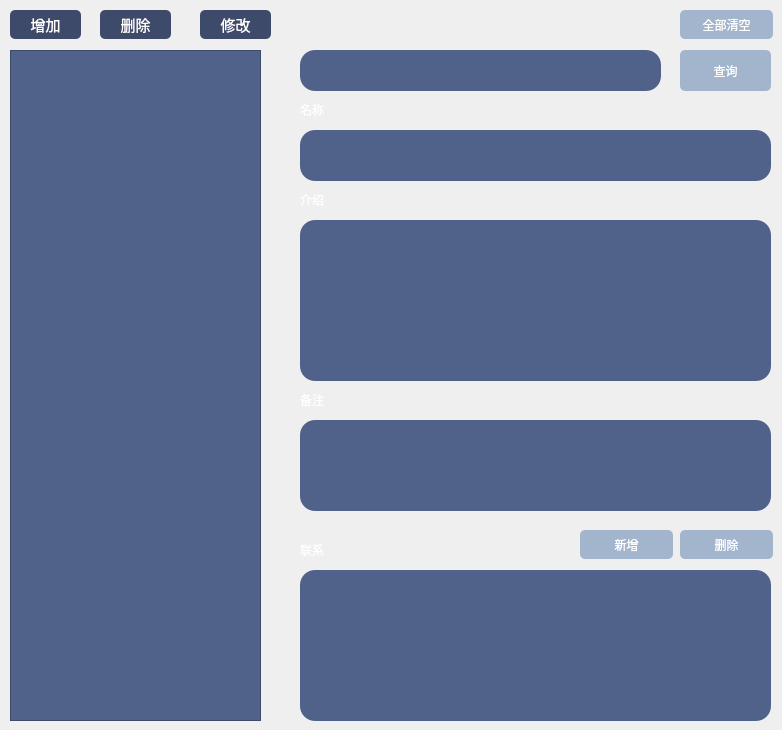
    <widget class="QWidget" name="party">
     <attribute name="title">
      <string>组织</string>
     </attribute>
     <widget class="QListView" name="listView_party">
      <property name="geometry">
       <rect>
        <x>10</x>
        <y>50</y>
        <width>251</width>
        <height>671</height>
       </rect>
      </property>
      <property name="styleSheet">
       <string notr="true">alternate-background-color: rgb(162, 181, 205);
border-color: rgb(14, 166, 248);
background-color: rgb(80, 97, 138);
color: rgb(255, 255, 255);</string>
      </property>
     </widget>
     <widget class="QLineEdit" name="partyName">
      <property name="geometry">
       <rect>
        <x>300</x>
        <y>130</y>
        <width>471</width>
        <height>51</height>
       </rect>
      </property>
      <property name="styleSheet">
       <string notr="true">background-color: rgb(80, 97, 138);
border-radius:15px;
color: rgb(255, 255, 255);
</string>
      </property>
     </widget>
     <widget class="QPushButton" name="btnAddParty">
      <property name="geometry">
       <rect>
        <x>10</x>
        <y>10</y>
        <width>71</width>
        <height>29</height>
       </rect>
      </property>
      <property name="font">
       <font>
        <pointsize>11</pointsize>
        <bold>false</bold>
       </font>
      </property>
      <property name="styleSheet">
       <string notr="true">background-color: rgb(61, 74, 106);
color: rgb(255, 255, 255);
border: 0px;
border-radius:5px;</string>
      </property>
      <property name="text">
       <string>增加</string>
      </property>
     </widget>
     <widget class="QPushButton" name="btnDeleteParty">
      <property name="geometry">
       <rect>
        <x>100</x>
        <y>10</y>
        <width>71</width>
        <height>29</height>
       </rect>
      </property>
      <property name="font">
       <font>
        <pointsize>11</pointsize>
       </font>
      </property>
      <property name="styleSheet">
       <string notr="true">background-color: rgb(61, 74, 106);
color: rgb(255, 255, 255);
border: 0px;
border-radius:5px;</string>
      </property>
      <property name="text">
       <string>删除</string>
      </property>
     </widget>
     <widget class="QPushButton" name="btnUpdateParty">
      <property name="geometry">
       <rect>
        <x>200</x>
        <y>10</y>
        <width>71</width>
        <height>29</height>
       </rect>
      </property>
      <property name="font">
       <font>
        <pointsize>11</pointsize>
       </font>
      </property>
      <property name="styleSheet">
       <string notr="true">background-color: rgb(61, 74, 106);
color: rgb(255, 255, 255);
border: 0px;
border-radius:5px;</string>
      </property>
      <property name="text">
       <string>修改</string>
      </property>
     </widget>
     <widget class="QPushButton" name="btnDeletePartyTable">
      <property name="geometry">
       <rect>
        <x>680</x>
        <y>10</y>
        <width>93</width>
        <height>29</height>
       </rect>
      </property>
      <property name="styleSheet">
       <string notr="true">background-color: rgb(162, 181, 205);
color: rgb(255, 255, 255);
border: 0px;
border-radius:5px;</string>
      </property>
      <property name="text">
       <string>全部清空</string>
      </property>
     </widget>
     <widget class="QLineEdit" name="queryPartyInput">
      <property name="geometry">
       <rect>
        <x>300</x>
        <y>50</y>
        <width>361</width>
        <height>41</height>
       </rect>
      </property>
      <property name="styleSheet">
       <string notr="true">background-color: rgb(80, 97, 138);
border-radius:15px;
color: rgb(255, 255, 255);</string>
      </property>
     </widget>
     <widget class="QPushButton" name="btnQueryParty">
      <property name="geometry">
       <rect>
        <x>680</x>
        <y>50</y>
        <width>91</width>
        <height>41</height>
       </rect>
      </property>
      <property name="styleSheet">
       <string notr="true">background-color: rgb(162, 181, 205);
color: rgb(255, 255, 255);
border: 0px groove gary;
border-radius:5px;
selection-background-color: rgb(170, 255, 255);</string>
      </property>
      <property name="text">
       <string>查询</string>
      </property>
     </widget>
     <widget class="QTextEdit" name="partyDescribe">
      <property name="geometry">
       <rect>
        <x>300</x>
        <y>220</y>
        <width>471</width>
        <height>161</height>
       </rect>
      </property>
      <property name="styleSheet">
       <string notr="true">background-color: rgb(80, 97, 138);
border-radius:15px;
color: rgb(255, 255, 255);
</string>
      </property>
     </widget>
     <widget class="QTextEdit" name="partyNote">
      <property name="geometry">
       <rect>
        <x>300</x>
        <y>420</y>
        <width>471</width>
        <height>91</height>
       </rect>
      </property>
      <property name="styleSheet">
       <string notr="true">background-color: rgb(80, 97, 138);
border-radius:15px;
color: rgb(255, 255, 255);
</string>
      </property>
     </widget>
     <widget class="QLabel" name="partyNameLabel">
      <property name="geometry">
       <rect>
        <x>300</x>
        <y>100</y>
        <width>41</width>
        <height>20</height>
       </rect>
      </property>
      <property name="styleSheet">
       <string notr="true">font: 12pt &quot;Microsoft YaHei UI&quot;;
color: rgb(255, 255, 255);
</string>
      </property>
      <property name="text">
       <string>名称</string>
      </property>
     </widget>
     <widget class="QLabel" name="partyDescribeLabel">
      <property name="geometry">
       <rect>
        <x>300</x>
        <y>190</y>
        <width>41</width>
        <height>20</height>
       </rect>
      </property>
      <property name="styleSheet">
       <string notr="true">font: 12pt &quot;Microsoft YaHei UI&quot;;
color: rgb(255, 255, 255);
</string>
      </property>
      <property name="text">
       <string>介绍</string>
      </property>
     </widget>
     <widget class="QLabel" name="labelPartyNote">
      <property name="geometry">
       <rect>
        <x>300</x>
        <y>390</y>
        <width>51</width>
        <height>20</height>
       </rect>
      </property>
      <property name="styleSheet">
       <string notr="true">font: 12pt &quot;Microsoft YaHei UI&quot;;
color: rgb(255, 255, 255);
</string>
      </property>
      <property name="text">
       <string>备注</string>
      </property>
     </widget>
     <widget class="QTableView" name="partyConnection">
      <property name="geometry">
       <rect>
        <x>300</x>
        <y>570</y>
        <width>471</width>
        <height>151</height>
       </rect>
      </property>
      <property name="styleSheet">
       <string notr="true">background-color: rgb(80, 97, 138);
border-radius:15px;
color: rgb(255, 255, 255);
</string>
      </property>
     </widget>
     <widget class="QLabel" name="labelPartyConnection">
      <property name="geometry">
       <rect>
        <x>300</x>
        <y>540</y>
        <width>51</width>
        <height>20</height>
       </rect>
      </property>
      <property name="styleSheet">
       <string notr="true">font: 12pt &quot;Microsoft YaHei UI&quot;;
color: rgb(255, 255, 255);
</string>
      </property>
      <property name="text">
       <string>联系</string>
      </property>
     </widget>
     <widget class="QPushButton" name="btnAddPartyConnection">
      <property name="geometry">
       <rect>
        <x>580</x>
        <y>530</y>
        <width>93</width>
        <height>29</height>
       </rect>
      </property>
      <property name="autoFillBackground">
       <bool>false</bool>
      </property>
      <property name="styleSheet">
       <string notr="true">background-color: rgb(162, 181, 205);
color: rgb(255, 255, 255);
border: 0px groove gary;
border-radius:5px;
selection-background-color: rgb(170, 255, 255);</string>
      </property>
      <property name="text">
       <string>新增</string>
      </property>
      <property name="icon">
       <iconset>
        <normaloff>../../添加_ 通信_ 文件_ 文件_ 新的_ 加号图标(Add_ -ico_爱给网_aigei_com.ico</normaloff>../../添加_ 通信_ 文件_ 文件_ 新的_ 加号图标(Add_ -ico_爱给网_aigei_com.ico</iconset>
      </property>
     </widget>
     <widget class="QPushButton" name="btnDeletePartyConnection">
      <property name="geometry">
       <rect>
        <x>680</x>
        <y>530</y>
        <width>93</width>
        <height>29</height>
       </rect>
      </property>
      <property name="autoFillBackground">
       <bool>false</bool>
      </property>
      <property name="styleSheet">
       <string notr="true">background-color: rgb(162, 181, 205);
color: rgb(255, 255, 255);
border: 0px groove gary;
border-radius:5px;
selection-background-color: rgb(170, 255, 255);</string>
      </property>
      <property name="text">
       <string>删除</string>
      </property>
      <property name="icon">
       <iconset>
        <normaloff>../../删除_ 取消_ 关闭_ 十字架_ 文件_ 减_ 删除图标(D-ico_爱给网_aigei_com.ico</normaloff>../../删除_ 取消_ 关闭_ 十字架_ 文件_ 减_ 删除图标(D-ico_爱给网_aigei_com.ico</iconset>
      </property>
     </widget>
    </widget>
